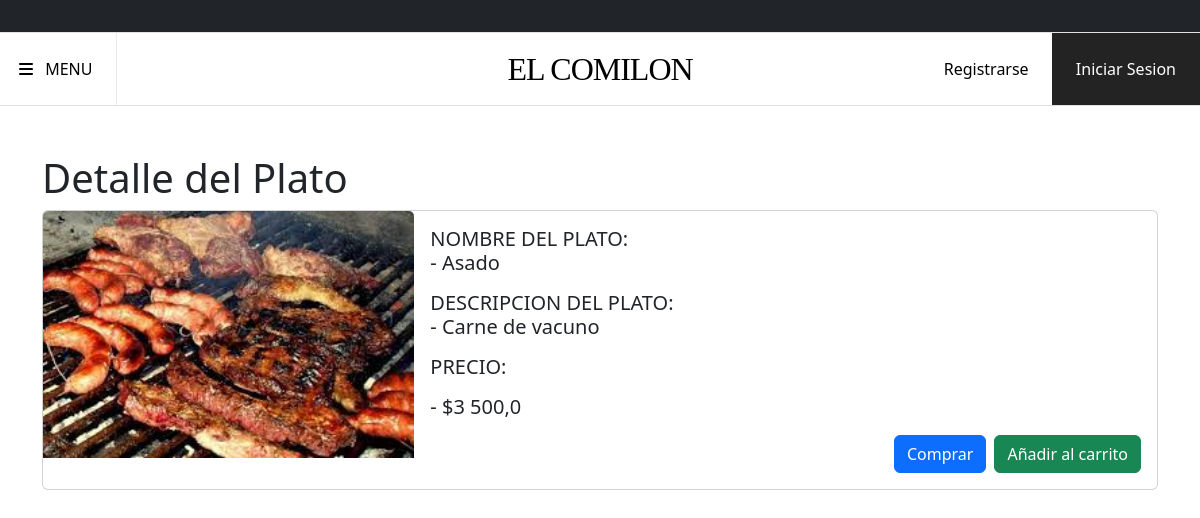
Before: /detalle-producto/12 with the older database file.
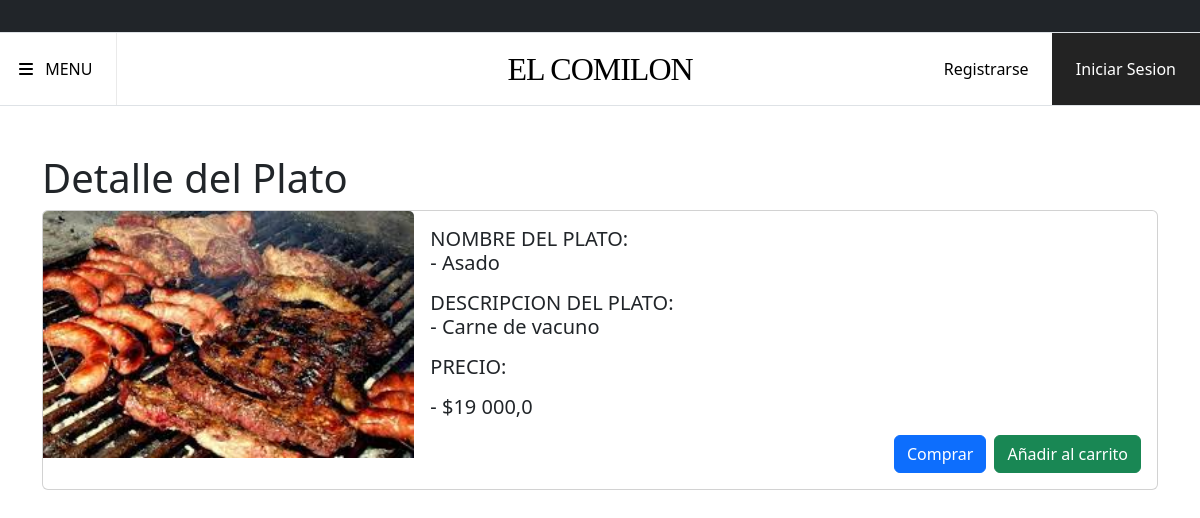
After: the same page with the newer database file.
### core/models.py (models this page shows, shortened)
class Plato(models.Model):
    nombre = models.CharField(max_length=200)
    precio_venta = models.FloatField(validators=[MinValueValidator(1.0)])
    descripcion = models.TextField()
    categoria = models.CharField(choices=CATEGORIA_CHOISES, max_length=80)
    imagen_producto = models.ImageField(upload_to='imagenproducto')
    class Meta:
        verbose_name_plural = 'Platillo'

### core/views.py (the view)
# urls.py: path('detalle-producto/<int:pk>', views.VistaDetallePlato.as_view(), name='detalle-producto'),
class VistaDetallePlato(View):
    def get(self, request, pk):
        plato = Plato.objects.get(pk=pk)
        return render(request, 'core/detalle-producto.html', {'plato':plato})

### core/templates/core/detalle-producto.html (shortened to what this page needs)
{% extends 'core/base.html' %}
{% load static %}
{% load humanize %}
{% block contenido %}
<div class="container mt-5">
  <h1>Detalle del Plato</h1>
  <div class="card">
    <div class="row g-0">
      <div class="col-md-4">
        <img src="{{plato.imagen_producto.url}}" alt="Foto del Plato" class="card-img-top plato-img">
      </div>
      <div class="col-md-8">
        <div class="card-body">
          <h5 class="card-title">NOMBRE DEL PLATO: <p>- {{plato.nombre}}</p></h5>
          <h5 class="card-title">DESCRIPCION DEL PLATO: <p>- {{plato.descripcion}}</p></h5>
          <h5 class="card-title">PRECIO: </p>- ${{plato.precio_venta|intcomma}}</p></h5>
          <div class="d-flex justify-content-end">
            <button class="btn btn-primary me-2" type="button">Comprar</button>
            <button class="btn btn-success" type="button">Añadir al carrito</button>
          </div>
        </div>
      </div>
    </div>
  </div>
</div>
{% endblock contenido %}

Changed rows visible on the page:
changed Plato "Asado": precio_venta "3 500,0" → "19 000,0"
